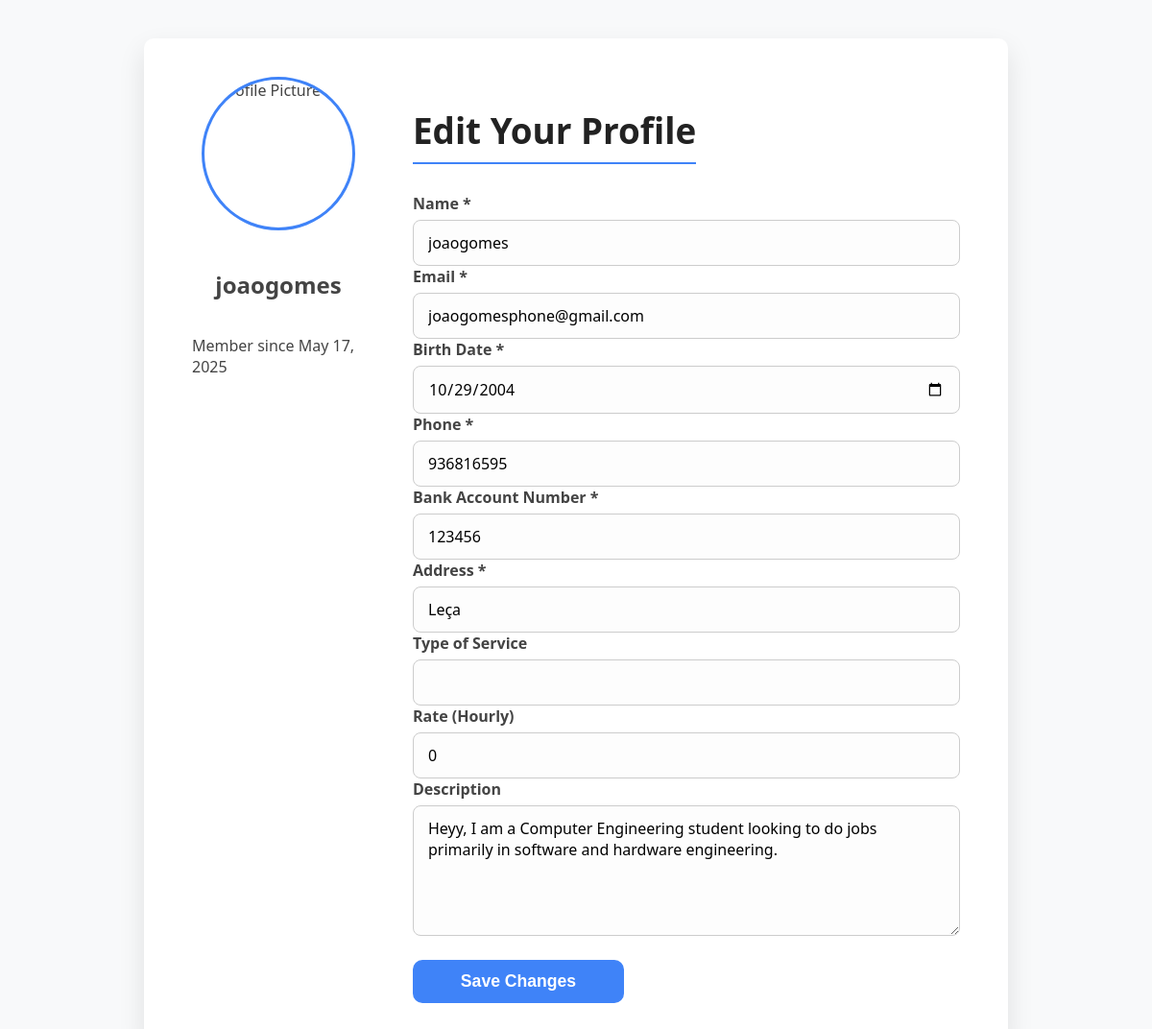
Screenshot of /Pages/edit_profile.php (signed in) with the database file from the repository.
### tables this page shows
CREATE TABLE "USER" (
    id INTEGER PRIMARY KEY AUTOINCREMENT NOT NULL,
    name TEXT NOT NULL,
    email TEXT NOT NULL UNIQUE,
    password TEXT NOT NULL,
    created_at TEXT,
    level INTEGER NOT NULL DEFAULT 1,
    birth_date TEXT NOT NULL,
    profile_picture TEXT,
    phone TEXT NOT NULL,
    nr_bank_account TEXT NOT NULL,
    address TEXT NOT NULL,
    rate REAL DEFAULT 0 CHECK (rate >= 0 AND rate <= 5)
, description TEXT DEFAULT '');

### Utils/Session.php (called while the page is built, shortened)
<?php
  class Session {
    public function getId() : ?int {
      return isset($_SESSION['id']) ? $_SESSION['id'] : null;
    }
  }
?>

### database/userClass.php (called while the page is built, shortened)
<?php
class User {
    public function __construct(int $id, string $name, string $email, string $password, string $created_at, int $level, string $birth_date, string $phone, string $nr_bank_account, string $address, ?float $rate, ?string $description)
    {
        $this->name = $name;
        $this->email = $email;
        $this->created_at = $created_at;
        $this->birth_date = $birth_date;
        $this->phone = $phone;
        $this->nr_bank_account = $nr_bank_account;
        $this->address = $address;
        $this->rate = $rate;
        $this->description = $description;
    }
    static function getUser(PDO $db, int $id) : User {
        $stmt = $db->prepare('
            SELECT id, name, email, password, created_at, level, birth_date,phone, nr_bank_account, address, rate, description
            FROM User
            WHERE id = ?
        ');
        $stmt->execute(array($id));
        $user = $stmt->fetch();
        return new User(
            $user['id'],
            $user['name'],
            $user['email'],
            $user['password'],
            $user['created_at'],
            $user['level'],
            $user['birth_date'],
            $user['phone'],
            $user['nr_bank_account'],
            $user['address'],
            $user['rate'],
            $user['description']
        );
    }
}
?>

### Pages/edit_profile.php (the view, shortened to what this page needs)
<?php
require_once(__DIR__ . '/../Utils/Session.php');
require_once(__DIR__ . '/../database/connection.php');
require_once(__DIR__ . '/../database/userClass.php');
$session = new Session();
$db = getDatabaseConnection();
$user = User::getUser($db, (int)$session->getId());
?>
<!DOCTYPE html>
<html lang="en">
<head>
    <link rel="stylesheet" href="../css/edit_profile.css" />
</head>
<body>
  <div class="profile-edit-container">
    <aside class="profile-sidebar">
        <div class="profile-picture">
            <img src="../assets/icons/default-avatar.png" alt="Profile Picture" />
        </div>
        <h2><?= htmlspecialchars($user->name) ?></h2>
        <p>Member since <?= htmlspecialchars(date('F j, Y', strtotime($user->created_at))) ?></p>
    </aside>
    <section class="profile-edit-form">
        <h1>Edit Your Profile</h1>
        <form method="POST" action="../Actions/Action_Edit_Profile.php">
            <label for="name">Name *</label>
            <input type="text" id="name" name="name" required value="<?= htmlspecialchars($user->name) ?>" />
            <label for="email">Email *</label>
            <input type="email" id="email" name="email" required value="<?= htmlspecialchars($user->email) ?>" />
            <label for="birth_date">Birth Date *</label>
            <input type="date" id="birth_date" name="birth_date" required value="<?= htmlspecialchars($user->birth_date) ?>" />
            <label for="phone">Phone *</label>
            <input type="tel" id="phone" name="phone" required value="<?= htmlspecialchars($user->phone) ?>" />
            <label for="nr_bank_account">Bank Account Number *</label>
            <input type="text" id="nr_bank_account" name="nr_bank_account" required value="<?= htmlspecialchars($user->nr_bank_account) ?>" />
            <label for="address">Address *</label>
            <input type="text" id="address" name="address" required value="<?= htmlspecialchars($user->address) ?>" />
            <label for="type_of_service">Type of Service</label>
            <input type="text" id="type_of_service" name="type_of_service" value="<?= htmlspecialchars($user->type_of_service ?? '') ?>" />
            <label for="rate">Rate (Hourly)</label>
            <input type="number" id="rate" name="rate" step="0.01" min="0" value="<?= htmlspecialchars($user->rate !== null ? (string)$user->rate : '') ?>" />
            <label for="description">Description</label>
            <textarea id="description" name="description" rows="5"><?= htmlspecialchars($user->description ?? '') ?></textarea>
            <button type="submit" class="save-btn">Save Changes</button>
        </form>
    </section>
  </div>
</body>
</html>

### css/edit_profile.css (style rules this page uses)
* { box-sizing: border-box; }
body { margin: 0; min-height: 100vh; font-family: 'Segoe UI', Tahoma, Geneva, Verdana, sans-serif; background-color: #f8f9fa; display: flex; justify-content: center; align-items: flex-start; padding: 40px 20px; }
.profile-edit-container { display: flex; max-width: 900px; width: 100%; background: #fff; border-radius: 10px; box-shadow: 0 12px 28px rgba(0, 0, 0, 0.1); padding: 40px 50px; gap: 50px; align-items: flex-start; }
.profile-sidebar { flex: 0 0 180px; display: flex; flex-direction: column; align-items: center; color: #444; }
.profile-picture { width: 160px; height: 160px; border-radius: 50%; overflow: hidden; border: 3px solid #3f83f8; margin-bottom: 20px; align-self: center; }
.profile-picture img { width: 100%; height: 100%; object-fit: cover; }
.profile-edit-form { flex: 1; display: flex; flex-direction: column; }
.profile-edit-form h1 { margin-bottom: 30px; font-weight: 700; font-size: 2.3rem; color: #222; border-bottom: 2px solid #3f83f8; padding-bottom: 8px; width: fit-content; }
label { font-weight: 600; font-size: 1rem; color: #444; margin-bottom: 6px; display: block; }
input[type="text"], input[type="email"], input[type="number"], input[type="tel"], input[type="date"], textarea { font-size: 1rem; padding: 12px 15px; border-radius: 8px; border: 1.8px solid #ccc; background: #fdfdfd; transition: border-color 0.3s ease; width: 100%; font-family: 'Segoe UI', Tahoma, Geneva, Verdana, sans-serif; resize: vertical; }
textarea { min-height: 100px; }
button.save-btn { width: 220px; align-self: flex-start; padding: 12px 0; font-weight: 700; font-size: 1.1rem; border: none; border-radius: 10px; background-color: #3f83f8; color: white; cursor: pointer; transition: background-color 0.25s ease; margin-top: 20px; }

### rows the page displays
user: name "joaogomes", created_at "May 17, 2025", email "joaogomesphone@gmail.com", birth_date "10/29/2004", phone "936816595", nr_bank_account "123456", address "Leça", rate "0", description "Heyy, I am a Computer Engineering student looking to do jobs primarily in software and hardware engineering."
